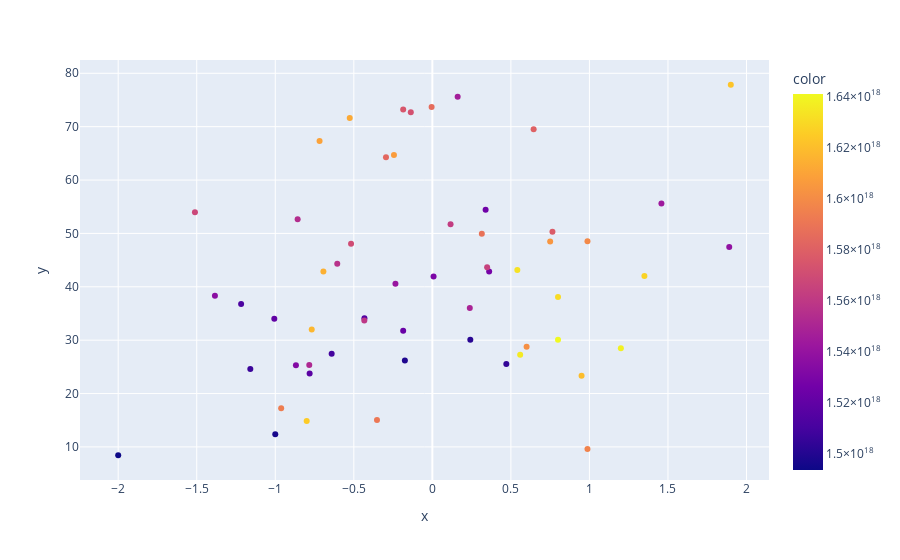

Here is the notebook cell this chart was saved with:
### Code cell
z = agg_df.query('timestamp > "2017-03-01"')
i = 1

px.scatter(x=z.weight_in_kg.diff()[i:],
           y=z.duration_in_hr[:-i],
           color=z.timestamp[i:].view(int))
